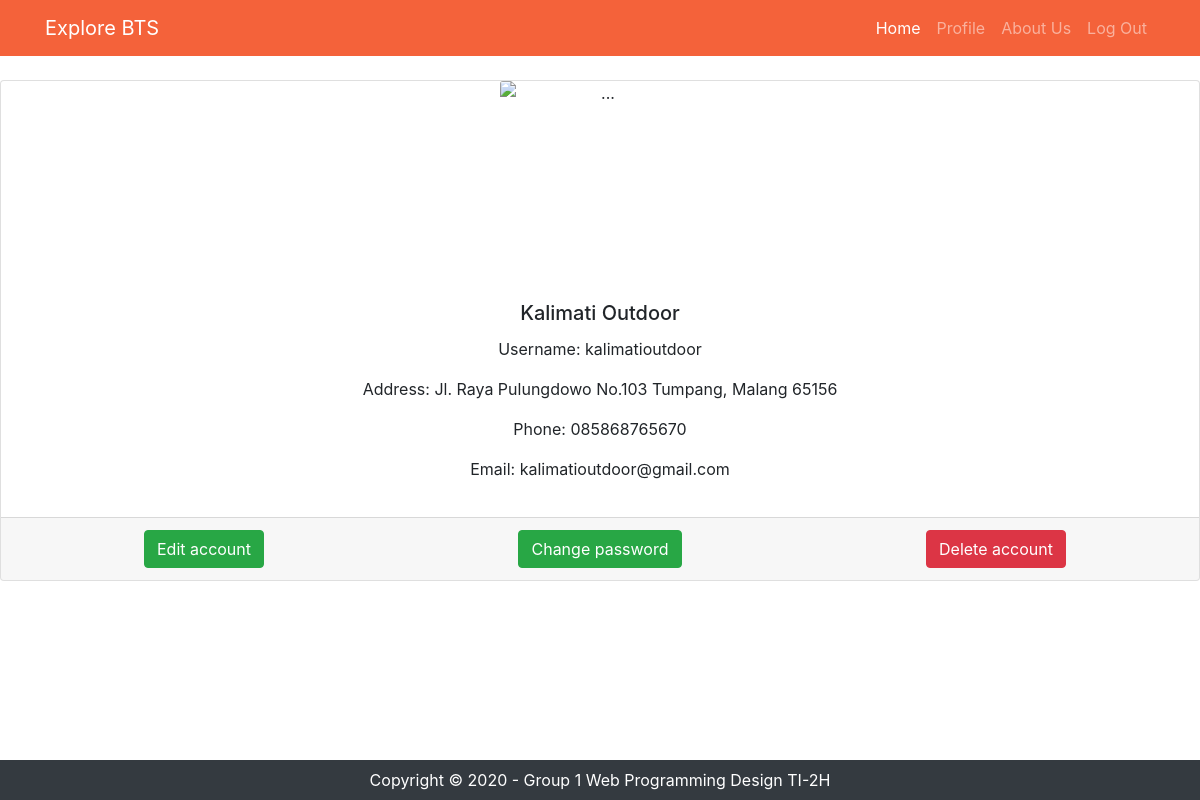
The app's page /profile.php (signed in) with its own data.
### tables this page shows
CREATE TABLE `users` (
  `user_id` int(11) NOT NULL,
  `fullname` varchar(50) NOT NULL,
  `username` varchar(20) NOT NULL,
  `address` varchar(255) NOT NULL,
  `phone` varchar(14) NOT NULL,
  `email` varchar(50) NOT NULL,
  `password` varchar(50) NOT NULL,
  `role_id` int(11) NOT NULL,
  `profile_pict` varchar(100) DEFAULT NULL
);

### profile.php (the view, shortened to what this page needs)
<!doctype html>
<html lang="en">
    <head>
        <link href="https://cdn.jsdelivr.net/npm/bootstrap@5.0.0-beta1/dist/css/bootstrap.min.css" rel="stylesheet">
        <link href="vendor/bootstrap/css/bootstrap.min.css" rel="stylesheet">
        <link href="vendor/bootstrap/css/bootstrap.min.css" rel="stylesheet">
        <link href="css/shop-homepage.css" rel="stylesheet">
    </head>
    <body>
        <?php
            include "connection.php";
            $user_id = $_SESSION['user_id'];
            $query = "SELECT * FROM users WHERE user_id = $user_id;";
            $result = mysqli_query($connect, $query);
            $row = mysqli_fetch_assoc($result);
            if($_SESSION['role_id'] == 1) {
                include "components/navbarVendor.php";
            } else if($_SESSION['role_id'] == 2) {
                include "components/navbarUser.php";
            }
        ?>
            <br>
            <div class="card text-center" >
                <img style="width: 200px; height: 200px" src="uploads/profile_pict/<?php echo $row['profile_pict'];?>" class="mx-auto d-block card-img-top" alt="...">
                <div class="card-body">
                    <h5 class="card-title"><?php echo $row['fullname'];?></h5>
                    <p>Username: <?php echo $row['username'] ?></p>
                    <p>Address: <?php echo $row['address'] ?></p>
                    <p>Phone: <?php echo $row['phone'] ?></p>
                    <p>Email: <?php echo $row['email'] ?></p>
                </div>
                <div class="card-footer">
                    <div class="row">
                        <div class=col>
                            <a href="editAccount.php?user_id=<?php echo $row['user_id'];?>"><button type="button" class="btn btn-success">Edit account</button></a>
                        </div>
                        <div class=col>
                            <a href="changePassword.php?user_id=<?php echo $row['user_id'];?>"><button type="button" class="btn btn-success">Change password</button></a>
                        </div>
                        <div class=col>
                            <button type="button" class="btn btn-danger" onclick="deleteConfirmation();">Delete account</button>
                        </div>
                    </div>
                </div>
            </div>
        <?php
            include 'components/footer.php';
        ?>
    </body>
</html>

### css/shop-homepage.css (style rules this page uses)
body { padding-top: 56px; }

### records on screen
users: fullname "Kalimati Outdoor", username "kalimatioutdoor", address "Jl. Raya Pulungdowo No.103 Tumpang, Malang 65156", phone "085868765670", email "kalimatioutdoor@gmail.com"
